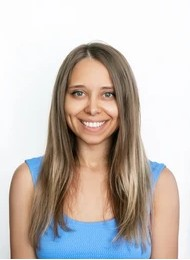
#> input picture Fourier Transformation/happy.jpg, 190 x 260 px
$ python test_fourier_stats.py
#> lines starting #> are read from the running program, lines starting #| are printed output that depends on the picture; long printed decimals are rounded
import cv2
import numpy as np
import os

# Use script's directory
base = os.path.dirname(os.path.abspath(__file__))
img1_path = os.path.join(base, "happy.jpg")
img2_path = os.path.join(base, "sad.jpg")

img1 = cv2.imread(img1_path, cv2.IMREAD_GRAYSCALE).astype(np.float32) / 255.0
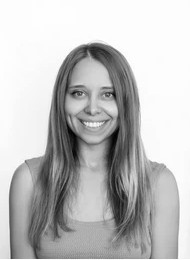
#> img1: shape (260, 190) float32; min 0, max 1, mean 0.752
img2 = cv2.imread(img2_path, cv2.IMREAD_GRAYSCALE).astype(np.float32) / 255.0
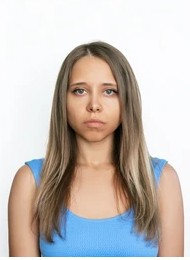
#> input picture Fourier Transformation/sad.jpg, 190 x 260 px
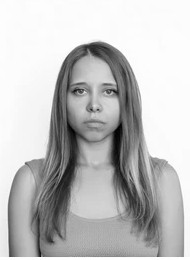
#> img2: shape (260, 190) float32; min 0, max 1, mean 0.753

print("\n=== FOURIER MAGNITUDE STATISTICS ===\n")
print(f"Image 1 (happy.jpg) shape: {img1.shape}")
#| Image 1 (happy.jpg) shape: (260, 190)
print(f"Image 2 (sad.jpg) shape: {img2.shape}")
#| Image 2 (sad.jpg) shape: (260, 190)

# Fourier transform
F1 = np.fft.fftshift(np.fft.fft2(img1))
F2 = np.fft.fftshift(np.fft.fft2(img2))

mag1 = np.log(np.abs(F1) + 1e-8)
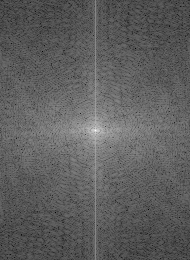
#> mag1: shape (260, 190) float64; min -4.07, max 10.52, mean 1.36; drawn with min black and max white
mag2 = np.log(np.abs(F2) + 1e-8)
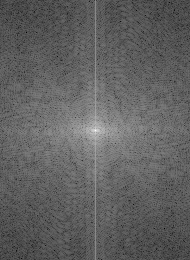
#> mag2: shape (260, 190) float64; min -4.31, max 10.52, mean 1.35; drawn with min black and max white

print("\n--- BEFORE FILTERING ---")
print(f"Original Magnitude - Min: {np.min(mag1):.6f}, Max: {np.max(mag1):.6f}")
#| Original Magnitude - Min: -4.068, Max: 10.523
print(f"Original Magnitude - Mean: {np.mean(mag1):.6f}, Std: {np.std(mag1):.6f}")
#| Original Magnitude - Mean: 1.355, Std: 1.153

# Create filters
def low_pass_mask(shape, radius):
    H, W = shape
    cy, cx = H // 2, W // 2
    Y, X = np.ogrid[:H, :W]
    return (((X - cx) ** 2 + (Y - cy) ** 2) <= radius ** 2).astype(np.float32)

def high_pass_mask(shape, radius):
    return 1.0 - low_pass_mask(shape, radius)

def diagonal_bandpass_mask(shape, band_width=10):
    H, W = shape
    Y, X = np.ogrid[:H, :W]
    return (np.abs((Y - H // 2) - (X - W // 2)) < band_width).astype(np.float32)

# Apply filters
lp_mask = low_pass_mask(img1.shape, radius=40)
hp_mask = high_pass_mask(img1.shape, radius=40)
db_mask = diagonal_bandpass_mask(img1.shape, band_width=8)

F_lp = F1 * lp_mask
F_hp = F1 * hp_mask
F_db = F1 * db_mask

mag_lp = np.log(np.abs(F_lp) + 1e-8)
mag_hp = np.log(np.abs(F_hp) + 1e-8)
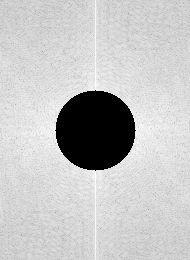
#> mag_hp: shape (260, 190) float64; min -18.42, max 4.52, mean -0.848; drawn with min black and max white
mag_db = np.log(np.abs(F_db) + 1e-8)
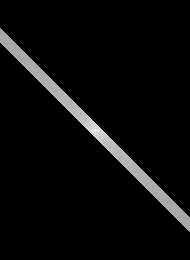
#> mag_db: shape (260, 190) float64; min -18.42, max 10.52, mean -17.25; drawn with min black and max white

print("\n--- AFTER FILTERING ---")
print(f"Low-pass Magnitude   - Min: {np.min(mag_lp):.6f}, Max: {np.max(mag_lp):.6f}")
#| Low-pass Magnitude   - Min: -18.421, Max: 10.523
print(f"Low-pass Magnitude   - Mean: {np.mean(mag_lp):.6f}, Std: {np.std(mag_lp):.6f}")
#| Low-pass Magnitude   - Mean: -16.217, Std: 6.558

print(f"\nHigh-pass Magnitude  - Min: {np.min(mag_hp):.6f}, Max: {np.max(mag_hp):.6f}")
#| High-pass Magnitude  - Min: -18.421, Max: 4.516
print(f"High-pass Magnitude  - Mean: {np.mean(mag_hp):.6f}, Std: {np.std(mag_hp):.6f}")
#| High-pass Magnitude  - Mean: -0.8484, Std: 5.981

print(f"\nDiagonal BP Magnitude - Min: {np.min(mag_db):.6f}, Max: {np.max(mag_db):.6f}")
#| Diagonal BP Magnitude - Min: -18.421, Max: 10.523
print(f"Diagonal BP Magnitude - Mean: {np.mean(mag_db):.6f}, Std: {np.std(mag_db):.6f}")
#| Diagonal BP Magnitude - Mean: -17.247, Std: 4.757

print("\n=== COMPLETED SUCCESSFULLY ===")
